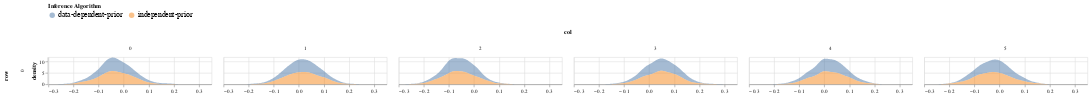

Notebook source saved alongside this figure:
### Code cell
param = 'alpha'
df = get_post_df(np.squeeze(posterior_samples['batch1'][param]))
df['source'] = 'data-dependent-prior'

df2 = get_post_df(np.squeeze(posterior_samples['batch2'][param]))
df2['source'] = 'independent-prior'

plot_density(pd.concat([df, df2]))

### Figure 1 — Vega-Lite specification as saved in the notebook (floating-point values rounded to 4 significant figures; data arrays with more than 128 entries replaced by an {"elided": "..."} marker saying what was removed)
{"config": {"view": {"continuousWidth": 400, "continuousHeight": 300}}, "data": {"name": "data-395ff24ff0171feeaf52d4f7c68c2d35"}, "mark": {"type": "area", "opacity": 0.5}, "encoding": {"color": {"type": "nominal", "field": "source", "legend": {"labelFontSize": 14, "orient": "top"}, "title": "Inference Algorithm"}, "column": {"type": "quantitative", "field": "col"}, "row": {"type": "quantitative", "field": "row"}, "x": {"type": "quantitative", "field": "value", "title": null}, "y": {"type": "quantitative", "field": "density"}}, "height": 50, "resolve": {"scale": {"x": "independent"}}, "transform": [{"fold": ["value"]}, {"density": "value", "groupby": ["cn", "row", "col", "source"]}], "width": 300, "$schema": "https://vega.github.io/schema/vega-lite/v4.8.1.json", "datasets": {"data-395ff24ff0171feeaf52d4f7c68c2d35": {"elided": "12000 records"}}}
